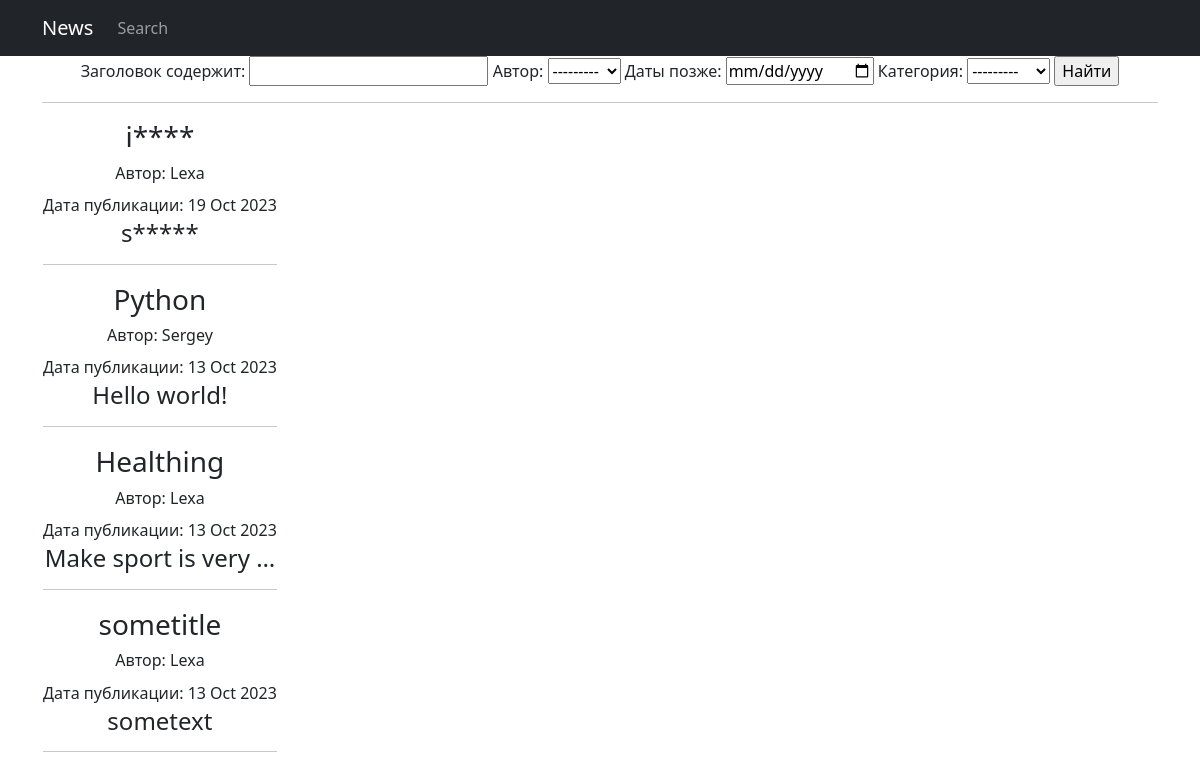
The page /news/search/ on the database as committed earlier.
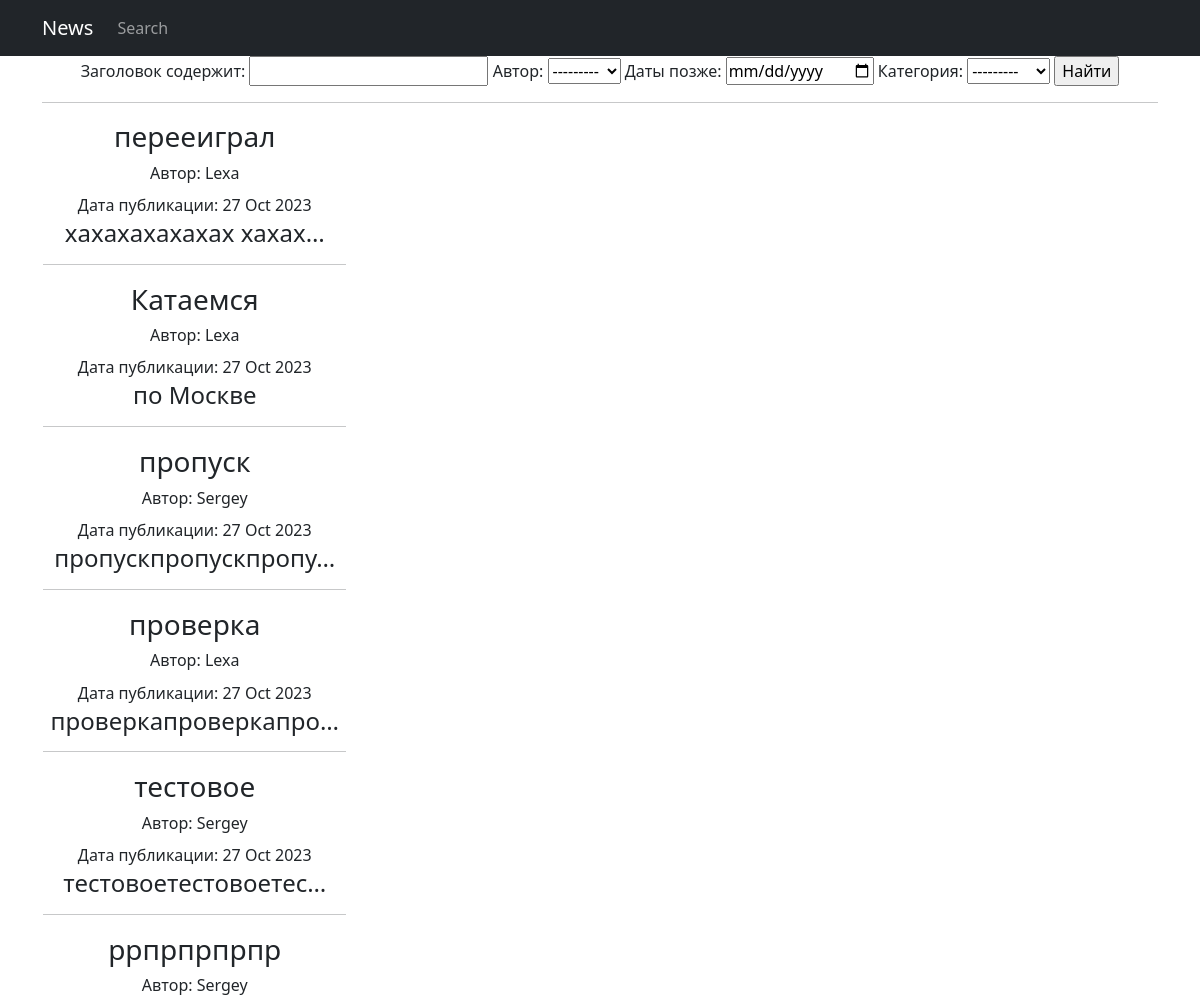
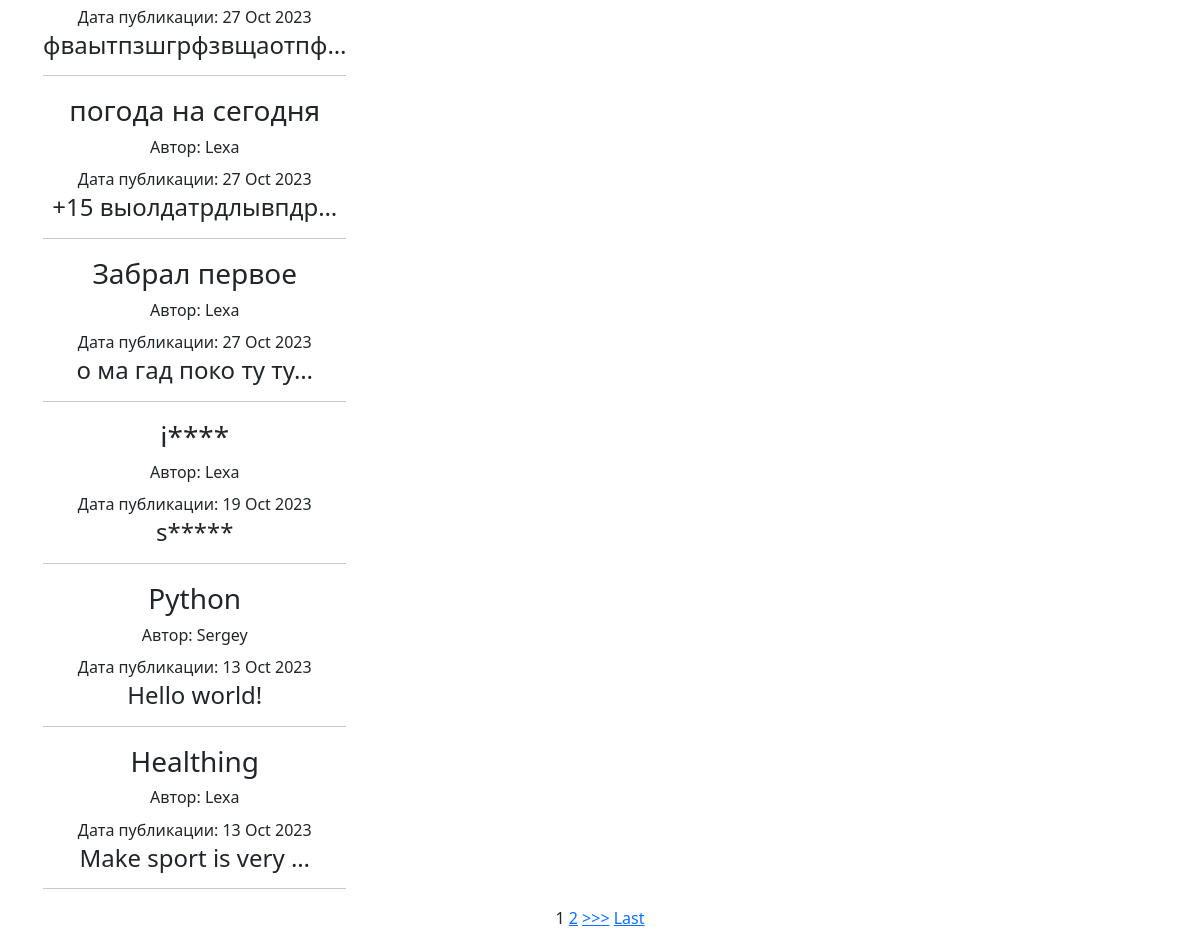
The same page on the database as committed later (2 pictures, top to bottom).
### news/models.py (models this page shows, shortened)
class Post(models.Model):
    Author = models.ForeignKey("Author", on_delete=models.CASCADE)
    NEWS = "NW"
    ARTICLE = "AR"
    CATEGORY_CHOICES = ((NEWS, "Новость"),
                        (ARTICLE, "Статья"))
    categoryType = models.CharField(max_length=2, choices=CATEGORY_CHOICES, default=ARTICLE)
    create_date = models.DateTimeField(auto_now_add=True)
    category = models.ManyToManyField("Category", through="PostCategory")
    caption = models.CharField(max_length=150)
    text = models.TextField(null=True)
    rating = models.FloatField(default=0.0)

class Author(models.Model):
    user = models.OneToOneField(User, on_delete=models.CASCADE)
    AuthorRating = models.FloatField(default=0.0)
    def __str__(self):
        return f'{self.user}'

### news/views.py (the view)
# urls.py: path('search/', PostSearch.as_view(), name='post_search'),
class PostSearch(ListView):
    model = Post
    template_name = 'search.html'
    context_object_name = 'search'
    queryset = Post.objects.order_by('-create_date')
    paginate_by = 10
    def get_context_data(self, **kwargs):
        context = super().get_context_data(**kwargs)
        context['time_now'] = datetime.utcnow()
        context['filter'] = PostFilter(self.request.GET, queryset=self.get_queryset())
        return context

### news/models.py (called while the page is built)
    def __str__(self):
        return f'{self.name}'

### news/templatetags/censorfilter.py (called while the page is built)
@register.filter()
def censor(value):
    banned_list = ['idiot', 'stupid']
    sentence = value.split()
    for i in banned_list:
        for words in sentence:
            if i in words:
                pos = sentence.index(words)
                sentence.remove(words)
                sentence.insert(pos, f"{words[0]}"+'*' * (len(i)-1))
    return " ".join(sentence)

### templates/search.html (shortened to what this page needs)
{% extends 'flatpages/default.html' %}
{% load censorfilter %}
{% block content %}
<form method="GET">
    {{ filter.form }}
    <input type="submit" value="Найти">
</form>
<hr>
    {% if filter.qs %}
       <table>
           {% for new in filter.qs %}
           <tr>
               <td><h3>{{ new.caption|censor }}</h3></td>
           </tr>
           <tr>
               <td><h6>Автор: {{ new.Author }}</h6></td>
           </tr>
           <tr>
               <td>Дата публикации: {{ new.create_date|date:'d M Y' }}</td>
           </tr>
           <tr>
               <td><h4>{{ new.text|truncatechars:20|censor }}</h4><hr></td>
           </tr>
           {% endfor %}
       </table>
   {% else %}
       <h2>Подобных новостей нет!</h2>
   {% endif %}
    {% if is_paginated %}
        {% for num in page_obj.paginator.page_range %}
            {% if page_obj.number == num %}
                <a>{{ num }}</a>
            {% elif num > page_obj.number|add:'-3' and num < page_obj.number|add:'3' %}
                <a href="?page={{ num }}">{{ num }}</a>
            {% endif %}
        {% endfor %}
        {% if page_obj.has_next %}
            <a href="?page={{ page_obj.next_page_number }}">>>></a>
            <a href="?page={{ page_obj.paginator.num_pages }}">Last</a>
        {% endif %}
    {% endif %}
{% endblock content %}

### templates/flatpages/default.html (shortened to what this page needs)
<!DOCTYPE html>
<html lang="en">
    <head>
        {% load static %}
        <link href="{% static 'css/styles.css' %}" rel="stylesheet" />
    </head>
    <body>
        <nav class="navbar navbar-expand-lg navbar-dark bg-dark static-top">
            <div class="container">
                <a class="navbar-brand" href="/news/">News</a>
                <div class="collapse navbar-collapse" id="navbarResponsive">
                    <ul class="navbar-nav ml-auto">
                        <li class="nav-item active">
                            <a class="nav-link" href="/news/search/">Search
                            </a>
                        </li>
                    </ul>
                </div>
            </div>
        </nav>
        <div class="container">
           <div class="row">
               <div class="col-lg-12 text-center">
                   {% block content %}{% endblock content %}
               </div>
           </div>
        </div>
    </body>
</html>

Rows that differ between the two databases and show on the page:
removed Post: caption|censor "sometitle", Author "Lexa", create_date "13 Oct 2023", text|censor "sometext"
added Post: caption|censor "перееиграл", Author "Lexa", create_date "27 Oct 2023", text|censor "хахахахахахах хахах…"
added Post: caption|censor "Катаемся", Author "Lexa", create_date "27 Oct 2023", text|censor "по Москве"
added Post: caption|censor "пропуск", Author "Sergey", create_date "27 Oct 2023", text|censor "пропускпропускпропу…"
added Post: caption|censor "проверка", Author "Lexa", create_date "27 Oct 2023", text|censor "проверкапроверкапро…"
added Post: caption|censor "тестовое", Author "Sergey", create_date "27 Oct 2023", text|censor "тестовоетестовоетес…"
added Post: caption|censor "ррпрпрпрпр", Author "Sergey", create_date "27 Oct 2023", text|censor "фваытпзшгрфзвщаотпф…"
added Post: caption|censor "погода на сегодня", Author "Lexa", create_date "27 Oct 2023", text|censor "+15 выолдатрдлывпдр…"
added Post: caption|censor "Забрал первое", Author "Lexa", create_date "27 Oct 2023", text|censor "о ма гад поко ту ту…"
Other text that changed with them:
new list line: "1"
new list line: "2"
text now shown: ">>> Last"
